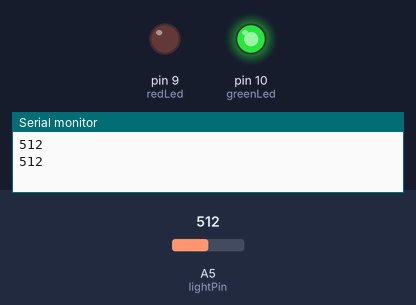
A sketch run on a simulated Arduino Uno, built with avr-gcc and run on an emulated ATmega328P. Shown: output pins drawn as LEDs (lit = HIGH), the last lines printed to the serial monitor. Inputs (shaded band) come from the test bench; at power-on: A5 (lightPin) = 512.

Above: at 1.8 s.
1.9 s: A5 (lightPin) set to 741
3.4 s: A5 (lightPin) set to 759
At 4.8 s:
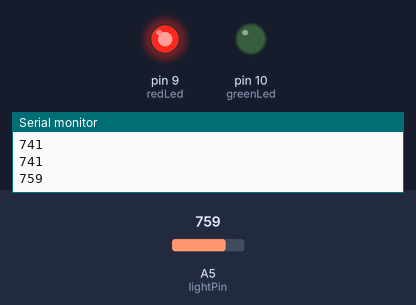
5.5 s: A5 (lightPin) set to 740
At 6.4 s:
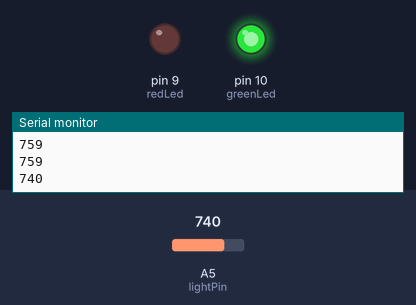
7.5 s: A5 (lightPin) set to 760
At 9.1 s:
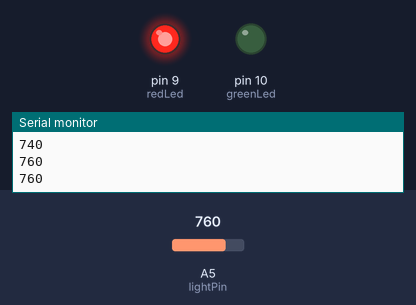
Timing chart, 0 to 10.5 s (numbered marks = the images above; inputs shaded):
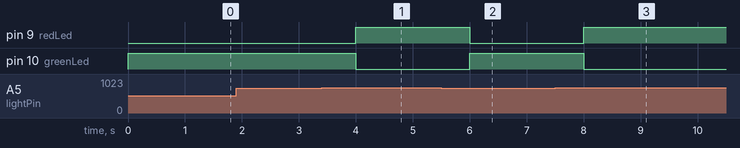

The sketch:

12.Photoresistor.ino
```cpp
int lightPin = A5;
int redLed = 9;
int greenLed = 10;
int lightVal;
void setup(){
Serial.begin(115200);
pinMode(lightPin, INPUT);
pinMode(redLed, OUTPUT);
pinMode(greenLed, OUTPUT);
}

void loop(){
lightVal = analogRead(lightPin);
Serial.println(lightVal);
if(lightVal >= 750){
digitalWrite(redLed, HIGH);
digitalWrite(greenLed, LOW);
}
else{
digitalWrite(redLed, LOW);
digitalWrite(greenLed, HIGH);
}
delay(1000);
}
```

Measured:
- the behaviour switches between 749 and 750 on A5 (lightPin) (found by bisection; images 0 and 1)
- after the input at 3.4 s, pin 9 (redLed): LOW → HIGH after 0.60 s; pin 10 (greenLed): HIGH → LOW after 0.60 s
- after the input at 5.5 s, pin 9 (redLed): HIGH → LOW after 0.50 s; pin 10 (greenLed): LOW → HIGH after 0.50 s
- after the input at 7.5 s, pin 9 (redLed): LOW → HIGH after 0.50 s; pin 10 (greenLed): HIGH → LOW after 0.50 s
